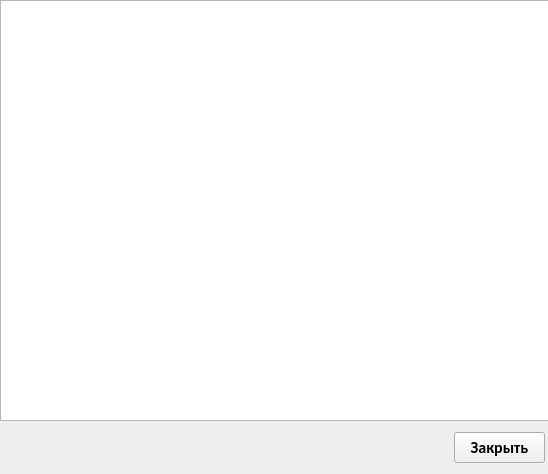
<?xml version="1.0" encoding="UTF-8"?>
<ui version="4.0">
 <class>helpwindow</class>
 <widget class="QWidget" name="helpwindow">
  <property name="geometry">
   <rect>
    <x>0</x>
    <y>0</y>
    <width>548</width>
    <height>474</height>
   </rect>
  </property>
  <property name="windowTitle">
   <string>Help</string>
  </property>
  <widget class="QTextBrowser" name="textBrowser">
   <property name="geometry">
    <rect>
     <x>0</x>
     <y>0</y>
     <width>551</width>
     <height>421</height>
    </rect>
   </property>
  </widget>
  <widget class="QPushButton" name="pbtnClose">
   <property name="geometry">
    <rect>
     <x>454</x>
     <y>432</y>
     <width>91</width>
     <height>31</height>
    </rect>
   </property>
   <property name="font">
    <font>
     <family>Calibri</family>
     <pointsize>12</pointsize>
     <weight>75</weight>
     <bold>true</bold>
    </font>
   </property>
   <property name="text">
    <string>Закрыть</string>
   </property>
  </widget>
 </widget>
 <resources/>
 <connections/>
</ui>
